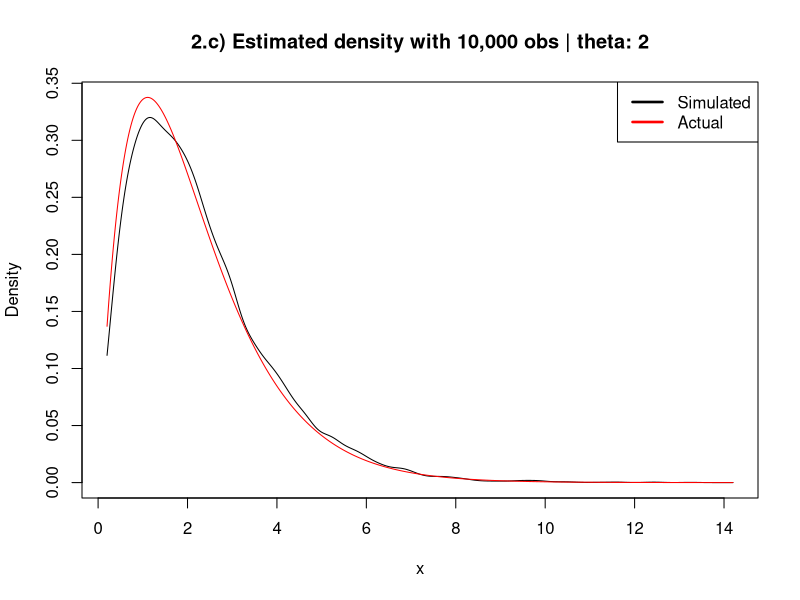
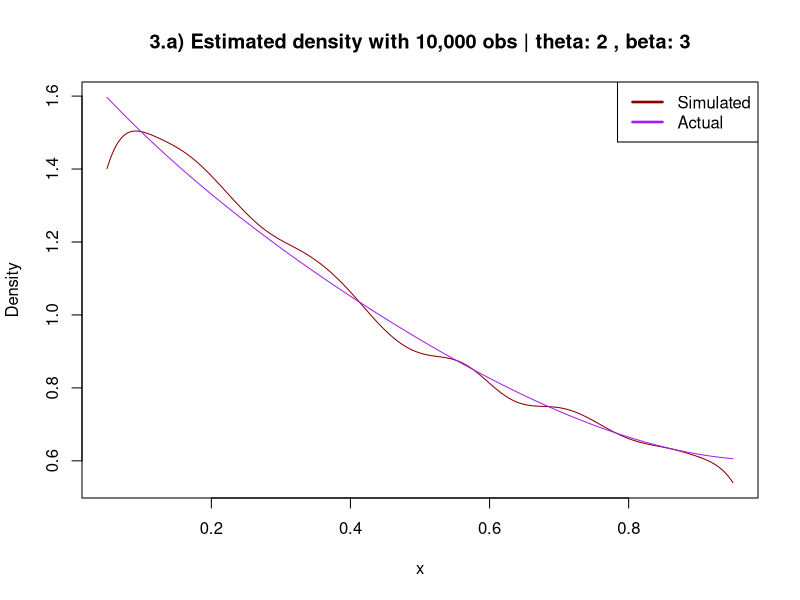
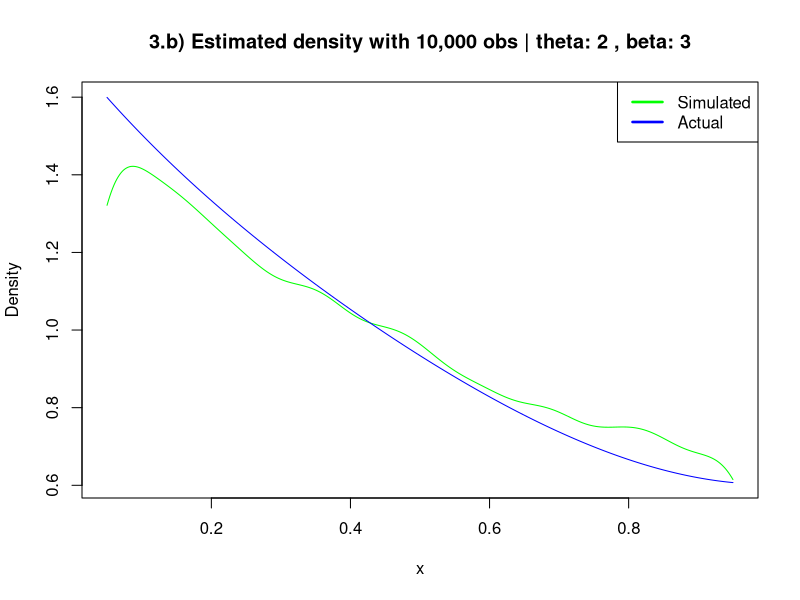

Recreate these plots in R, in order.

#---------------------------------------------------------------
# 2.(b)
rs1b <- function(N,theta) {
  
  X <- rep(0,N);
  pi1 <- 2*gamma(theta)/(2*gamma(theta)+gamma(theta+0.5))
  pi2 <- 1-pi1
  
  for (i in 1:N) {
    if (runif(1) > pi1) { X[i] <- rgamma(1,shape=theta,scale=1)}
    else { X[i] <- rgamma(1,shape=theta+0.5,scale=1)  }
  }
  return(X);
}
rs1b(100,3)

  
#---------------------------------------------------------------
# 2.(c)
rs1c <- function(N,theta) {
  
  X <- rep(0,N);
  
  for (i in 1:N) {
    while (1) {
      Y = rs1b(1, theta); 
      if (runif(1) < sqrt(4+Y)/(sqrt(Y)+2)) {
        X[i] = Y; break;
      }
    }
  }
  return(X);
}

theta <- 2

sample1c <-rs1c(10000,theta)

## Estimate the density and compare it to q(x) to see if they are
## proportional to each other
## Specify on which interval the density function is to be estimated
intvl=c(.2, floor(max(sample1c)+1)+.2);

## Specify the number of points in the interval on which density is
## to be estimated.  The points are equally spaced in the interval,
## with the first one and last one being the end points of the interval
n.p=1+(intvl[2]-intvl[1])/0.02;

## Estimate the density.  The returned is a 
df.obj = density(sample1c, from=intvl[1], to=intvl[2], n=n.p)
x = df.obj$x;
df = df.obj$y;

## Calculate the value of q(x) 
q.val = (4+x)^0.5 * x^(theta-1)*exp(-x);

## Make the two on the same scale
q.val = q.val*mean(df)/mean(q.val);

plot(ts(cbind(df, q.val), start=intvl[1], deltat=diff(intvl)/(n.p-1)),
     plot.type="single", col=c("black", "red"),
     ylab="Density", xlab="x", main = paste("2.c) Estimated density with 10,000 obs | theta:", theta));

legend('topright', legend=c("Simulated","Actual"),lty=c(1,1), lwd=c(2.5,2.5),col=c('black','red'))


#---------------------------------------------------------------
# 3.(a)
rs2a <- function(N,theta,beta) {
  
  X <- rep(0,N);
  lambda <- 3^0.5*theta/(beta+3^0.5*theta)
  
  for (i in 1:N) {
    while (1) {
      Z <- runif(1)
    if (runif(1) > lambda) { Y <- Z^(1/theta)}
    else { Y <- 1-Z^(1/beta)  }
      
      if (runif(1) < (Y^(theta-1)/(1+Y^2)+sqrt(Y^2+2)*(1-Y)^(beta-1))/(Y^(theta-1)+sqrt(3)*(1-Y)^(beta-1)))
          { X[i] = Y; break;      }
      }
  }
  return(X);
}

theta <- 2
beta <- 3

sample2a <-rs2a(10000,theta,beta)

## Estimate the density and compare it to q(x) to see if they are
## proportional to each other

## Specify on which interval the density function is to be estimated
intvl=c(.05, 0.95);

## Specify the number of points in the interval on which density is
## to be estimated.  The points are equally spaced in the interval,
## with the first one and last one being the end points of the interval
n.p=451;

## Estimate the density.  The returned is a 
df.obj = density(sample2a, from=intvl[1], to=intvl[2], n=n.p)
x = df.obj$x;
df = df.obj$y;

## Calculate the value of q(x) 
q.val = (x^(theta-1))/(1+x^2) + sqrt(2+x^2)*(1-x)^(beta-1);

## Make the two on the same scale
q.val = q.val*mean(df)/mean(q.val);

plot(ts(cbind(df, q.val), start=intvl[1], deltat=diff(intvl)/(n.p-1)),
     plot.type="single", col=c("dark red", "purple"),
     ylab="Density", xlab="x", main = paste("3.a) Estimated density with 10,000 obs | theta:", theta,", beta:",beta));

legend('topright', legend=c("Simulated","Actual"),lty=c(1,1), lwd=c(2.5,2.5),col=c('dark red','purple'))


#---------------------------------------------------------------
# 3.(b)
rs2b <- function(N,theta,beta) {

  X <- rep(0,N);
  lambda <- 3^0.5*theta/(beta+3^0.5*theta)
    
  for (i in 1:N) {
    if (runif(1) > lambda) {
      while (1) {
        Y = rbeta(1,theta,1); 
        if (runif(1) < 1/(1+Y^2)) {
          X[i] = Y; break;
        }
      }
    }
    else {
      while (1) {
        Y = rbeta(1,1,beta); 
        if (runif(1) < sqrt(2/3+Y^2/3)) {
          X[i] = Y; break;
        }
      }
    }
  }
  return(X);
}

theta <- 2
beta <- 3

sample2b <-rs2b(10000,theta,beta)

## Estimate the density and compare it to q(x) to see if they are
## proportional to each other

## Specify on which interval the density function is to be estimated
intvl=c(.05, 0.95);

## Specify the number of points in the interval on which density is
## to be estimated.  The points are equally spaced in the interval,
## with the first one and last one being the end points of the interval
n.p=451;

## Estimate the density.  The returned is a 
df.obj = density(sample2b, from=intvl[1], to=intvl[2], n=n.p)
x = df.obj$x;
df = df.obj$y;

## Calculate the value of q(x) 
q.val = (x^(theta-1))/(1+x^2) + sqrt(2+x^2)*(1-x)^(beta-1);

## Make the two on the same scale
q.val = q.val*mean(df)/mean(q.val);

plot(ts(cbind(df, q.val), start=intvl[1], deltat=diff(intvl)/(n.p-1)),
     plot.type="single", col=c("green", "blue"),
     ylab="Density", xlab="x", main = paste("3.b) Estimated density with 10,000 obs | theta:", theta,", beta:",beta));

legend('topright', legend=c("Simulated","Actual"),lty=c(1,1), lwd=c(2.5,2.5),col=c('green','blue'))
